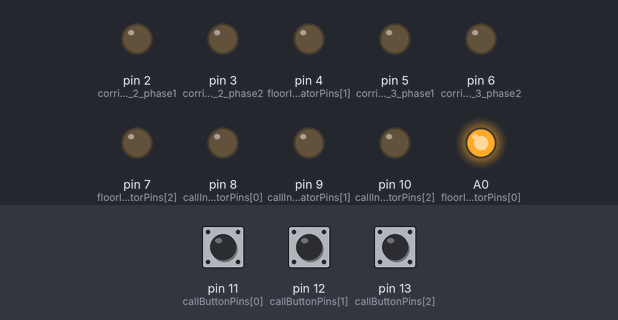
Recording of a sketch running on a simulated Arduino Uno, built with avr-gcc and run on an emulated ATmega328P. Parts: output pins drawn as LEDs (lit = HIGH). Inputs (shaded band) come from the test bench; at power-on: pin 12 (callButtonPins[1]) LOW, pin 11 (callButtonPins[0]) LOW, pin 13 (callButtonPins[2]) LOW.

Above: at 1.2 s.
1.3 s: pin 12 (callButtonPins[1]) pulled HIGH for 0.15 s
At 3.4 s:
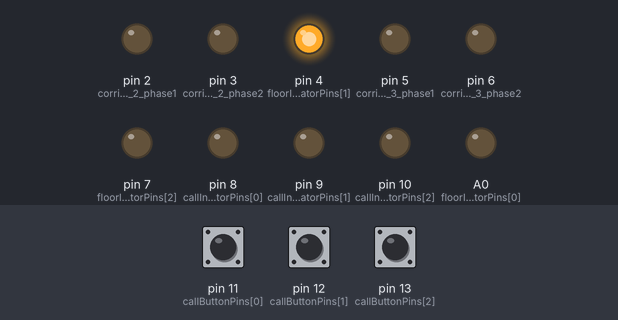
3.8 s: pin 11 (callButtonPins[0]) pulled HIGH for 0.15 s
At 4.2 s:
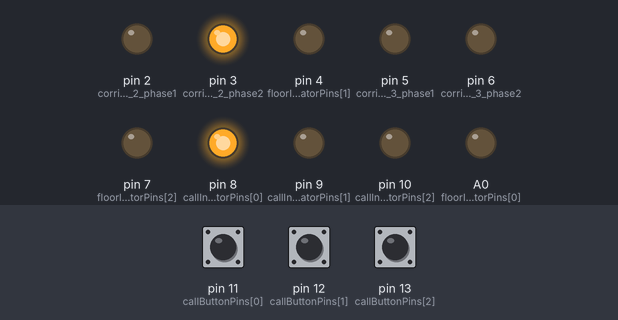
6.3 s: pin 13 (callButtonPins[2]) pulled HIGH for 0.15 s
At 9.1 s:
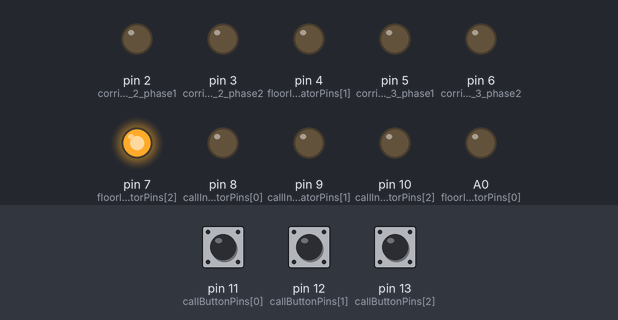
9.3 s: pin 11 (callButtonPins[0]) pulled HIGH for 1 s
At 9.7 s:
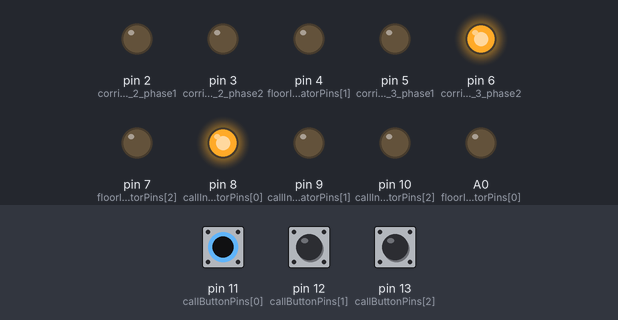
12.3 s: pin 12 (callButtonPins[1]) pulled HIGH for 1 s
At 12.7 s:
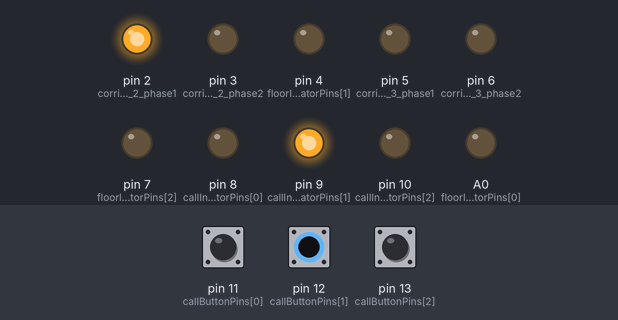
14.8 s: pin 11 (callButtonPins[0]) pulled HIGH for 3.2 s
At 15.6 s:
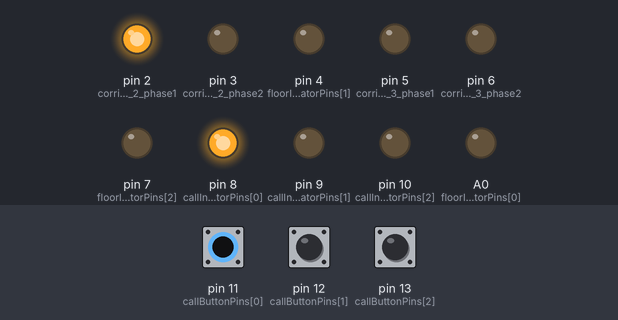
Timing chart, 0 to 17.8 s (numbered marks = the images above; inputs shaded):
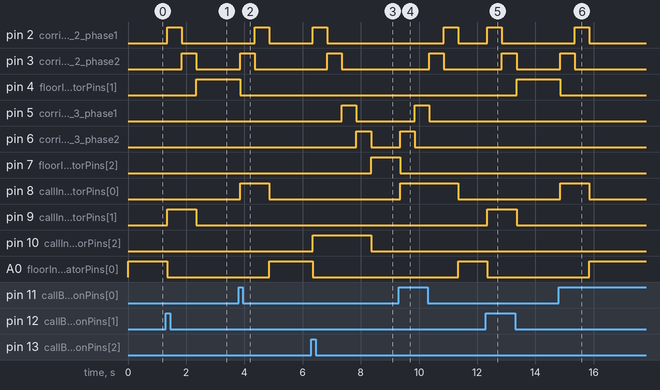

The sketch:

elevator_system.ino
```cpp
// 핀 설정
const int callButtonPins[3] = {11, 12, 13};  // 호출 버튼
const int callIndicatorPins[3] = {8, 9, 10};  // 호출 요청 상태 LED
const int floorIndicatorPins[3] = {A0, 4, 7};  // 현재 층 표시 LED
const int corridorLED_1_2_phase1 = 2;  // 1층-2층 이동 LED
const int corridorLED_1_2_phase2 = 3;
const int corridorLED_2_3_phase1 = 5;  // 2층-3층 이동 LED
const int corridorLED_2_3_phase2 = 6;

// 전역 변수
bool callRequested[3] = { false, false, false };  // 호출 상태 배열
int prevButtonState[3] = { LOW, LOW, LOW };  // 이전 버튼 상태 배열
int currentFloorNum = 1;  // 현재 층, 초기값 1층
int destinationFloor = 1;  // 목표 층
int direction = 0;  // 이동 방향, +1은 위로, -1은 아래로
bool isMoving = false;  // 이동 중인지 여부
const unsigned long moveDelay = 1000;  // 층 간 이동 시간 (밀리초)
const unsigned long debounceDelay = 50;  // 버튼 디바운스 지연 시간 (밀리초)
int movementPhase = 0;  // 이동 단계
unsigned long phaseStartTime = 0;  // 이동 시작 시간
int nextFloorNum = 0;  // 다음 층

// 설정: 초기화
void setup() {
  // 호출 버튼, 호출 상태 LED, 층 표시 LED 초기화
  for (int i = 0; i < 3; i++)
  {
    pinMode(callButtonPins[i], INPUT);  // 호출 버튼을 INPUT 모드로 설정
    pinMode(callIndicatorPins[i], OUTPUT);  // 호출 상태 LED를 OUTPUT 모드로 설정
    pinMode(floorIndicatorPins[i], OUTPUT);  // 층 표시 LED를 OUTPUT 모드로 설정
    digitalWrite(callIndicatorPins[i], LOW);  // 호출 상태 LED 초기화
    digitalWrite(floorIndicatorPins[i], LOW);  // 층 표시 LED 초기화
  }
  // 현재 층 표시 LED 켜기
  digitalWrite(floorIndicatorPins[currentFloorNum - 1], HIGH);

  // 경로 LED 핀 초기화
  pinMode(corridorLED_1_2_phase1, OUTPUT);
  pinMode(corridorLED_1_2_phase2, OUTPUT);
  pinMode(corridorLED_2_3_phase1, OUTPUT);
  pinMode(corridorLED_2_3_phase2, OUTPUT);
  // 경로 LED 초기화 (모두 끄기)
  digitalWrite(corridorLED_1_2_phase1, LOW);
  digitalWrite(corridorLED_1_2_phase2, LOW);
  digitalWrite(corridorLED_2_3_phase1, LOW);
  digitalWrite(corridorLED_2_3_phase2, LOW);
}

// 이동 처리: 이동 단계별로 LED 및 층 변경
void processMovement()
{
  // 호출이 취소된 경우 이동 중지 및 경로 LED 끄기
  if (!callRequested[destinationFloor - 1])
  {
    digitalWrite(corridorLED_1_2_phase1, LOW);
    digitalWrite(corridorLED_1_2_phase2, LOW);
    digitalWrite(corridorLED_2_3_phase1, LOW);
    digitalWrite(corridorLED_2_3_phase2, LOW);
    isMoving = false;
    movementPhase = 0;
    digitalWrite(floorIndicatorPins[currentFloorNum - 1], HIGH);  // 현재 층 LED 켜기
    return;
  }

  // 이동 준비 단계: 현재 층 LED 끄고, 이동할 층 계산
  if (movementPhase == 0)
  {
    nextFloorNum = currentFloorNum + direction;  // 다음 층 계산
    digitalWrite(floorIndicatorPins[currentFloorNum - 1], LOW);  // 현재 층 LED 끄기

    // 경로 LED 켜기 (이동 방향에 따라 다름)
    if ((currentFloorNum == 1 && nextFloorNum == 2) || (currentFloorNum == 2 && nextFloorNum == 1))
    {
      if (direction > 0)
        digitalWrite(corridorLED_1_2_phase1, HIGH);  // 위로 이동
      else
        digitalWrite(corridorLED_1_2_phase2, HIGH);  // 아래로 이동
    }
    else if ((currentFloorNum == 2 && nextFloorNum == 3) || (currentFloorNum == 3 && nextFloorNum == 2))
    {
      if (direction > 0)
        digitalWrite(corridorLED_2_3_phase1, HIGH);  // 위로 이동
      else
        digitalWrite(corridorLED_2_3_phase2, HIGH);  // 아래로 이동
    }
    movementPhase = 1;  // 이동 단계 1로 변경
    phaseStartTime = millis();  // 이동 시작 시간 기록
  }
  // 이동 단계 1: 경로 LED 변경
  else if (movementPhase == 1)
  {
    if (millis() - phaseStartTime >= moveDelay / 2)
    {
      if ((currentFloorNum == 1 && nextFloorNum == 2) || (currentFloorNum == 2 && nextFloorNum == 1))
      {
        if (direction > 0) {
          digitalWrite(corridorLED_1_2_phase1, LOW);
          digitalWrite(corridorLED_1_2_phase2, HIGH);  // 위로 이동 중
        }
        else
        {
          digitalWrite(corridorLED_1_2_phase2, LOW);
          digitalWrite(corridorLED_1_2_phase1, HIGH);  // 아래로 이동 중
        }
      }
      else if ((currentFloorNum == 2 && nextFloorNum == 3) || (currentFloorNum == 3 && nextFloorNum == 2))
      {
        if (direction > 0)
        {
          digitalWrite(corridorLED_2_3_phase1, LOW);
          digitalWrite(corridorLED_2_3_phase2, HIGH);  // 위로 이동 중
        }
        else
        {
          digitalWrite(corridorLED_2_3_phase2, LOW);
          digitalWrite(corridorLED_2_3_phase1, HIGH);  // 아래로 이동 중
        }
      }
      movementPhase = 2;  // 이동 단계 2로 변경
      phaseStartTime = millis();  // 이동 시작 시간 기록
    }
  }
  // 이동 단계 2: 이동 완료
  else if (movementPhase == 2)
  {
    if (millis() - phaseStartTime >= moveDelay / 2)
    {
      // 이동 완료 후 경로 LED 끄기
      if ((currentFloorNum == 1 && nextFloorNum == 2) || (currentFloorNum == 2 && nextFloorNum == 1))
      {
        digitalWrite(corridorLED_1_2_phase1, LOW);
        digitalWrite(corridorLED_1_2_phase2, LOW);
      }
      else if ((currentFloorNum == 2 && nextFloorNum == 3) || (currentFloorNum == 3 && nextFloorNum == 2))
      {
        digitalWrite(corridorLED_2_3_phase1, LOW);
        digitalWrite(corridorLED_2_3_phase2, LOW);
      }
      currentFloorNum = nextFloorNum;  // 현재 층 변경
      digitalWrite(floorIndicatorPins[currentFloorNum - 1], HIGH);  // 새로운 층 표시 LED 켜기

      callRequested[currentFloorNum - 1] = false;  // 호출 요청 취소
      prevButtonState[currentFloorNum - 1] = LOW;  // 이전 버튼 상태 초기화
      movementPhase = 0;  // 이동 단계 초기화

      // 목표 층에 도달하지 않았다면 이동을 계속 진행
      if (currentFloorNum != destinationFloor)
      {
        isMoving = true;
        direction = (destinationFloor > currentFloorNum) ? 1 : -1;  // 이동 방향 설정
      }
      else
      {
        isMoving = false;  // 이동 완료
      }
    }
  }
}

// 메인 루프: 버튼 입력 처리 및 이동 시작
void loop()
{
  // 호출 버튼 상태 처리
  for (int i = 0; i < 3; i++)
  {
    // 현재 층 버튼은 무시하고, 다른 층 버튼 처리
    if ((i + 1) == currentFloorNum)
    {
      callRequested[i] = false;
      digitalWrite(callIndicatorPins[i], LOW);
      prevButtonState[i] = LOW;
      continue;
    }

    int buttonReading = digitalRead(callButtonPins[i]);  // 버튼 상태 읽기
    if (buttonReading != prevButtonState[i])
    {
      delay(debounceDelay);  // 디바운스 처리
    }

    // 버튼 눌리면 호출 요청 상태 토글
    if (buttonReading == HIGH && prevButtonState[i] == LOW)
    {
      callRequested[i] = !callRequested[i];
      digitalWrite(callIndicatorPins[i], callRequested[i] ? HIGH : LOW);  // 호출 상태 LED 업데이트
    }
    prevButtonState[i] = buttonReading;  // 버튼 상태 저장
  }

  // 이동 중이 아니면 호출이 있는지 확인하여 이동 시작
  if (!isMoving)
  {
    for (int i = 0; i < 3; i++)
    {
      if (callRequested[i] && (i + 1) != currentFloorNum)
      {
        destinationFloor = i + 1;
        isMoving = true;
        direction = (destinationFloor > currentFloorNum) ? 1 : -1;  // 이동 방향 설정
        break;
      }
    }
  }

  // 이동 중일 때 처리
  if (isMoving)
  {
    // 중간에 2층 호출이 들어오면 2층으로 강제로 변경
    if (callRequested[1] && (currentFloorNum != 2))
    {
      destinationFloor = 2;
      direction = (2 > currentFloorNum) ? 1 : -1;
      callRequested[0] = false;
      digitalWrite(callIndicatorPins[0], LOW);
      callRequested[2] = false;
      digitalWrite(callIndicatorPins[2], LOW);
    }
    processMovement();  // 이동 처리
    if (!callRequested[destinationFloor - 1])
    {
      digitalWrite(corridorLED_1_2_phase1, LOW);
      digitalWrite(corridorLED_1_2_phase2, LOW);
      digitalWrite(corridorLED_2_3_phase1, LOW);
      digitalWrite(corridorLED_2_3_phase2, LOW);
      isMoving = false;
      movementPhase = 0;
      digitalWrite(floorIndicatorPins[currentFloorNum - 1], HIGH);
    }
  }

  delay(1);  // CPU 과부하 방지
}
```

Measured:
- after the input at 1.3 s, pin 2 (corridorLED_1_2_phase1): LOW → HIGH after 0.05 s, → LOW 0.50 s later; pin 3 (corridorLED_1_2_phase2): LOW → HIGH after 0.55 s, → LOW 0.50 s later
- after the input at 3.8 s, pin 2 (corridorLED_1_2_phase1): LOW → HIGH after 0.55 s, → LOW 0.50 s later; pin 3 (corridorLED_1_2_phase2): LOW → HIGH after 0.05 s, → LOW 0.50 s later
- after the input at 6.3 s, pin 2 (corridorLED_1_2_phase1): LOW → HIGH after 0.05 s, → LOW 0.50 s later; pin 3 (corridorLED_1_2_phase2): LOW → HIGH after 0.55 s, → LOW 0.50 s later
- after the input at 9.3 s, pin 2 (corridorLED_1_2_phase1): LOW → HIGH after 1.6 s, → LOW 0.50 s later; pin 3 (corridorLED_1_2_phase2): LOW → HIGH after 1.1 s, → LOW 0.50 s later
- after the input at 12.3 s, pin 2 (corridorLED_1_2_phase1): LOW → HIGH after 0.05 s, → LOW 0.50 s later; pin 3 (corridorLED_1_2_phase2): LOW → HIGH after 0.55 s, → LOW 0.50 s later
- after the input at 14.8 s, pin 2 (corridorLED_1_2_phase1): LOW → HIGH after 0.55 s, → LOW 0.50 s later; pin 3 (corridorLED_1_2_phase2): LOW → HIGH after 0.05 s, → LOW 0.50 s later
